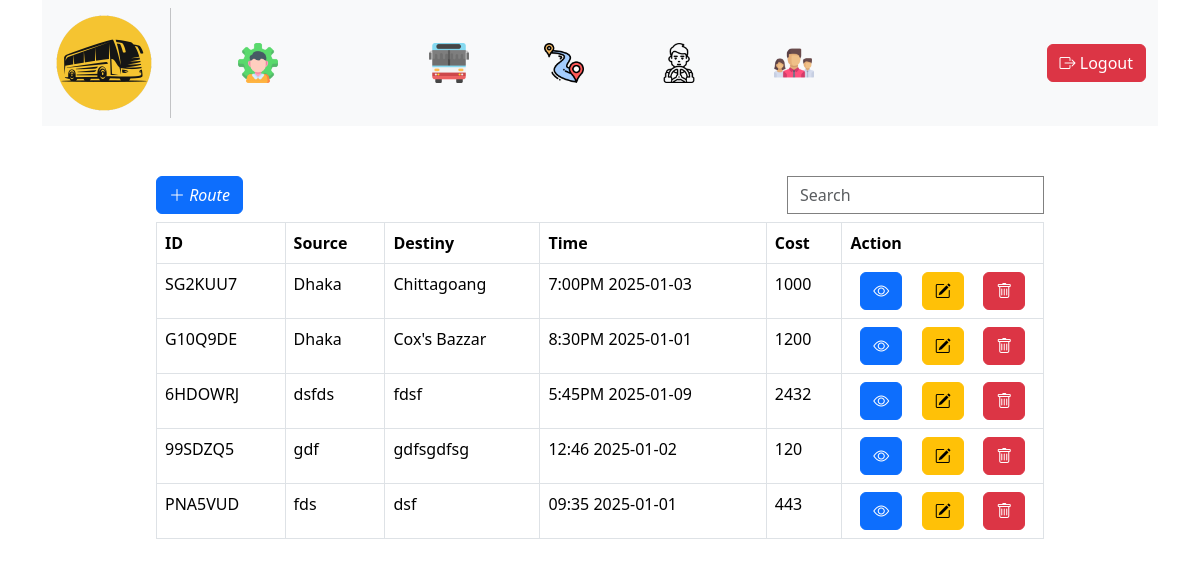
The page /admin/admin_route.php (signed in) on the database its author committed.
### tables this page shows
CREATE TABLE `route` (
  `r_id` int NOT NULL,
  `route_special_id` varchar(255) NOT NULL,
  `source` varchar(255) NOT NULL,
  `destination` varchar(255) NOT NULL,
  `distance` varchar(255) NOT NULL,
  `estimated_time` varchar(100) NOT NULL,
  `cost` int NOT NULL,
  `time` varchar(100) NOT NULL,
  `date` varchar(100) NOT NULL
);

### admin/admin_route.php (the view, shortened to what this page needs)
<?php
include 'admin_header.php';
include 'navbar.php';
?>
<div class="row">
    <div style="width: 80%;margin:auto;margin-top:50px;">
        <div class="d-flex justify-content-between">
            <div>
                    <button type="button" class="btn btn-primary mb-2" data-bs-toggle="modal" data-bs-target="#exampleModal">
                <i class="bi bi-plus-lg"> Route</i>
                </button>
            </div>
            <div>
                <input style="border-radius:0px;border:1px solid grey;" type="search" class="form-control" placeholder="Search">
            </div>
        </div>
        <table class="table table-bordered">
            <tr>
                <th>ID</th>
                <th>Source</th>
                <th>Destiny</th>
                <th>Time</th>
                <th>Cost</th>
                <th>Action</th>
            </tr>
            <tbody>
<?php
    include "../config.php";
    $query = $dbConn->prepare("SELECT * FROM route ORDER BY r_id DESC");
    $query->execute();
    $data = $query->fetchAll();
    foreach ($data as $row):
?>
                <tr>
                    <td><?= $row['route_special_id'] ?></td>
                    <td><?= $row['source'] ?></td>
                    <td><?= $row['destination'] ?></td>
                    <td><?= $row['time']." ".$row['date'] ?></td>
                    <td><?= $row['cost'] ?></td>
                    <td>
                        <div class="d-flex justify-content-around">
                            <a href="#" class="btn btn-primary"><i class="bi bi-eye"></i></a>
                            <a href="#" class="btn btn-warning"><i class="bi bi-pencil-square"></i></a>
                            <a href="#" class="btn btn-danger"><i class="bi bi-trash"></i></a>
                        </div>
                    </td>
                </tr>
  <?php  endforeach;  ?>
            </tbody>
        </table>
    </div>
</div>
<?php include "admin_footer.php"; ?>

### rows shown on the page
route: route_special "SG2KUU7", source "Dhaka", destination "Chittagoang", time "7:00PM", date "2025-01-03", cost "1000"
route: route_special "G10Q9DE", source "Dhaka", destination "Cox's Bazzar", time "8:30PM", date "2025-01-01", cost "1200"
route: route_special "6HDOWRJ", source "dsfds", destination "fdsf", time "5:45PM", date "2025-01-09", cost "2432"
route: route_special "99SDZQ5", source "gdf", destination "gdfsgdfsg", time "12:46", date "2025-01-02", cost "120"
route: route_special "PNA5VUD", source "fds", destination "dsf", time "09:35", date "2025-01-01", cost "443"
